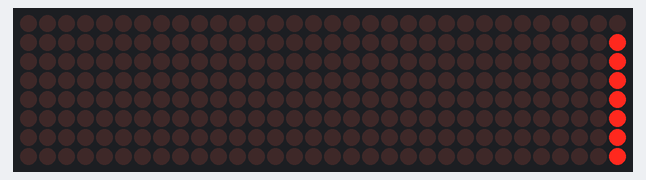
A program run on a simulated Raspberry Pi Pico running MicroPython. Shown: 32×8 LED matrix. Library files of the repository ran but are not shown: max7219.py. At 20.0 s the program stops and its outputs stay as they are.

Above: at 0.25 s.
At 2.65 s:
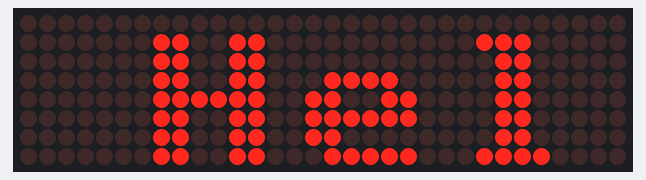
At 5.15 s:
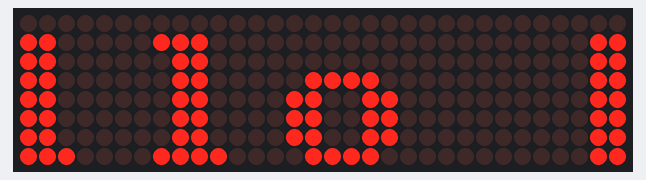
At 10.15 s:
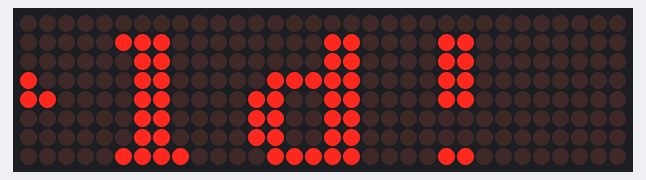
At 15.15 s:
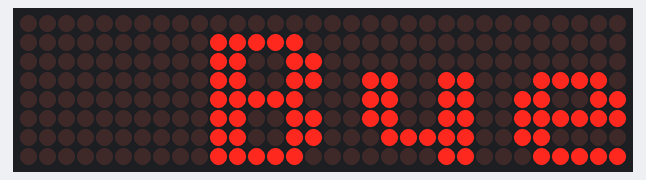
At 20.1 s:
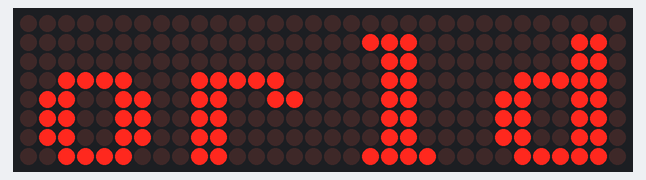

The program:

tickertape.py
```python
"""
MicroPython Ticker Tape (Lichtkrant) using a framebuffer subclassed display
https://github.com/diamino/micropython-tickertape

MIT License
Copyright (c) 2022 Diamino

Permission is hereby granted, free of charge, to any person obtaining a copy
of this software and associated documentation files (the "Software"), to deal
in the Software without restriction, including without limitation the rights
to use, copy, modify, merge, publish, distribute, sublicense, and/or sell
copies of the Software, and to permit persons to whom the Software is
furnished to do so, subject to the following conditions:

The above copyright notice and this permission notice shall be included in all
copies or substantial portions of the Software.

THE SOFTWARE IS PROVIDED "AS IS", WITHOUT WARRANTY OF ANY KIND, EXPRESS OR
IMPLIED, INCLUDING BUT NOT LIMITED TO THE WARRANTIES OF MERCHANTABILITY,
FITNESS FOR A PARTICULAR PURPOSE AND NONINFRINGEMENT. IN NO EVENT SHALL THE
AUTHORS OR COPYRIGHT HOLDERS BE LIABLE FOR ANY CLAIM, DAMAGES OR OTHER
LIABILITY, WHETHER IN AN ACTION OF CONTRACT, TORT OR OTHERWISE, ARISING FROM,
OUT OF OR IN CONNECTION WITH THE SOFTWARE OR THE USE OR OTHER DEALINGS IN THE
SOFTWARE.
"""
import time
import machine

class TickerTape:

    def __init__(self, display, num_segments, delay=0.1, inverse=False, timer=machine.Timer(-1)):
        self.display = display
        self.num_segments = num_segments
        self.delay = delay
        self.inverse = inverse
        self.text = "Hello World!"
        self.timer = timer

    def scroll(self):
        while True:
            scrolltext = ((self.num_segments + 1) * ' ') + self.text
            for i in range(len(scrolltext)-1):
                self.display.fill(self.inverse)
                self.display.text(scrolltext[i:i+self.num_segments+2], 0 ,1, not self.inverse)
                self.display.show()
                for _ in range(8):
                    self.display.scroll(-1,0)
                    self.display.show()
                    yield

    def start(self):
        self.gen = self.scroll()
        self.timer.init(period=int(self.delay * 1000), mode=machine.Timer.PERIODIC, callback=self._advance)

    def stop(self):
        if self.timer:
            self.timer.deinit()

    def _advance(self, t):
        next(self.gen)

def main():
    from machine import Pin, SPI
    import sys
    import max7219

    NUM_SEGMENTS = 4

    ## RP2 (Pico (W))
    if sys.platform == 'rp2': # RP2 (Pico (W))
        SPI_DEV = 1
        SPI_MOSI = Pin(11)
        SPI_SCK = Pin(10)
        SPI_CS = Pin(9)
        timer = machine.Timer(-1)
    elif sys.platform == 'esp32': # ESP32
        SPI_DEV = 1
        SPI_MOSI = Pin(2)
        SPI_SCK = Pin(4)
        SPI_CS = Pin(5)
        timer = machine.Timer(1)
    elif sys.platform == 'esp8266': # ESP8266 (NodeMCU)
        SPI_DEV = 1
        SPI_MOSI = Pin(13)
        SPI_SCK = Pin(14)
        SPI_CS = Pin(15)
        timer = machine.Timer(-1)

    spi = SPI(SPI_DEV, baudrate=10_000_000, sck=SPI_SCK, mosi=SPI_MOSI, polarity=0, phase=0)
    display = max7219.Matrix8x8(spi, cs=SPI_CS, num=NUM_SEGMENTS, extended=True)
    display.brightness(0)

    tickertape = TickerTape(display, NUM_SEGMENTS, timer=timer)
    tickertape.start()
    time.sleep(10)
    tickertape.text = "Bye World!"
    time.sleep(10)
    tickertape.stop()

if __name__ == '__main__':
    main()
```
